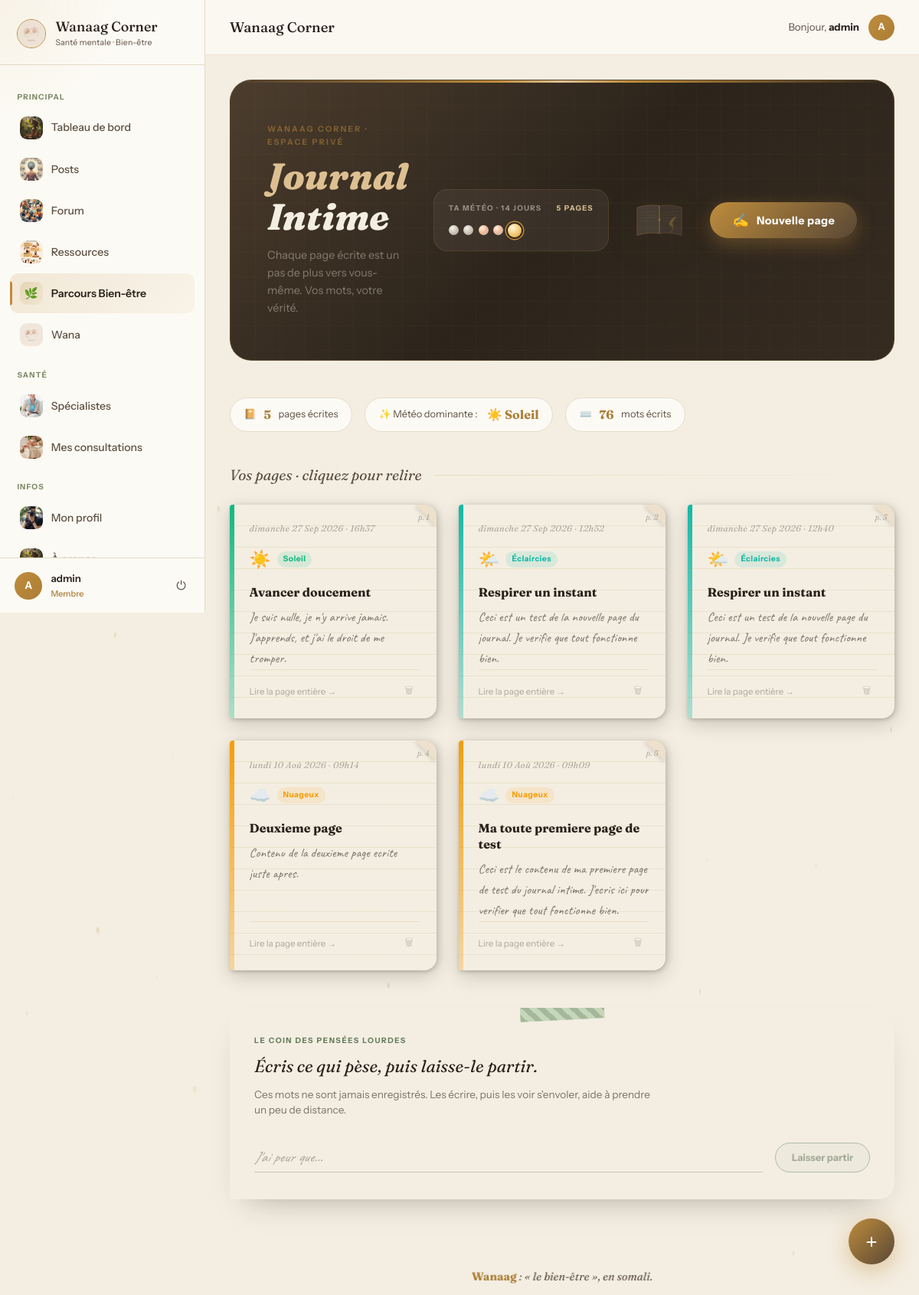
/parcours/journal/ (signed in), run on the app's committed database.
### application/models.py (models this page shows, shortened)
class CustomUser(AbstractUser):
    pseudonyme = models.CharField(max_length=50, unique=True)
    email = models.EmailField(unique=True)
    photo = models.ImageField(upload_to='profiles/', blank=True, null=True, verbose_name="Photo de profil")
    bio = models.TextField(blank=True, max_length=300, verbose_name="Bio")
    USERNAME_FIELD = 'email'
    REQUIRED_FIELDS = ['username', 'pseudonyme']
    class Meta:
        verbose_name = 'Utilisateur'
        verbose_name_plural = 'Utilisateurs'

class JournalEntry(models.Model):
    HUMEUR_CHOICES = [
        ('5', 'Soleil'),
        ('4', 'Éclaircies'),
        ('3', 'Nuageux'),
        ('2', 'Pluie'),
        ('1', 'Orage'),
    ]
    utilisateur = models.ForeignKey(settings.AUTH_USER_MODEL, on_delete=models.CASCADE, related_name='journal_entries')
    titre = models.CharField(max_length=200, blank=True)
    contenu = models.TextField()
    humeur = models.CharField(max_length=2, choices=HUMEUR_CHOICES, default='3')
    gratitude = models.TextField(blank=True, default='', help_text="Une ligne par élément de gratitude")
    date_creation = models.DateTimeField(auto_now_add=True)
    date_modification = models.DateTimeField(auto_now=True)
    class Meta:
        ordering = ['-date_creation']
        verbose_name = "Entrée de journal"
        verbose_name_plural = "Entrées de journal"

### application/views.py (the view, shortened to what this page needs)
# urls.py: path('parcours/journal/', views.parcours_journal, name='parcours_journal'),
@login_required
def parcours_journal(request):
    user = request.user
    entries = JournalEntry.objects.filter(utilisateur=user)
    mood_stats = {}
    for e in entries:
        mood_stats[e.humeur] = mood_stats.get(e.humeur, 0) + 1
    entries_data = [
        {
            'id': e.id,
            'titre': e.titre,
            'contenu': e.contenu,
            'humeur': e.humeur,
            'gratitude': e.gratitude,
            'date_iso': timezone.localtime(e.date_creation).isoformat(),
        }
        for e in entries
    ]
    return render(request, 'application/parcours_journal.html', {
        'entries': entries,
        'entries_data': entries_data,
        'mood_stats': mood_stats,
    })

### application/templates/application/parcours_journal.html (shortened to what this page needs)
{% extends 'application/base.html' %}
{% load static %}
{% block content %}
<div class="jnl-hero">
    <div class="jnl-hero-left">
        <div class="jnl-hero-eyebrow">Wanaag Corner · Espace privé</div>
        <h1 class="jnl-hero-title"><span>Journal</span><br>Intime</h1>
        <p class="jnl-hero-sub">Chaque page écrite est un pas de plus vers vous-même. Vos mots, votre vérité.</p>
    </div>
    <div class="jnl-weather-card">
        <div class="jnl-weather-head"><span>Ta météo · 14 jours</span><strong>{{ entries|length }} page{% if entries|length > 1 %}s{% endif %}</strong></div>
        <div class="jnl-weather-dots" id="weatherDots"></div>
    </div>
    <button class="jnl-write-btn" onclick="openWriter()">
        <span class="jnl-write-btn-icon">✍️</span> Nouvelle page
    </button>
</div>
<div class="jnl-stats-strip">
    <div class="jnl-stat-pill">📔 <strong>{{ entries|length }}</strong> page{% if entries|length > 1 %}s{% endif %} écrite{% if entries|length > 1 %}s{% endif %}</div>
    {% if mood_stats %}
    {% for humeur, count in mood_stats.items %}
    {% if forloop.first %}
    <div class="jnl-stat-pill">
        ✨ Météo dominante :&nbsp;
        <strong>{% if humeur == '5' %}☀️ Soleil{% elif humeur == '4' %}🌤️ Éclaircies{% elif humeur == '3' %}☁️ Nuageux{% elif humeur == '2' %}🌧️ Pluie{% else %}⛈️ Orage{% endif %}</strong>
    </div>
    {% endif %}
    {% endfor %}
    {% endif %}
    <div class="jnl-stat-pill">⌨️ <strong id="totalWords">—</strong> mots écrits</div>
</div>
{% if entries %}
<div class="jnl-pages-label">Vos pages · cliquez pour relire</div>
<div class="jnl-pages-grid">
    {% for entry in entries %}
    <div class="jnl-page-card jnl-page-m{{ entry.humeur }}" onclick="openReader({{ entry.id }})">
        <div class="jnl-page-fold"></div>
        <div class="jnl-page-num">p. {{ forloop.counter }}</div>
        <div class="jnl-page-inner">
            <div class="jnl-page-date">{{ entry.date_creation|date:"l d M Y · H\hi" }}</div>
            <div class="jnl-page-mood-row">
                <span class="jnl-page-mood-emoji">
                    {% if entry.humeur == '5' %}☀️{% elif entry.humeur == '4' %}🌤️{% elif entry.humeur == '3' %}☁️{% elif entry.humeur == '2' %}🌧️{% else %}⛈️{% endif %}
                </span>
                <span class="jnl-page-mood-label jnl-ml-{{ entry.humeur }}">{{ entry.get_humeur_display }}</span>
            </div>
            <div class="jnl-page-title">{{ entry.titre|default:"Sans titre" }}</div>
            <div class="jnl-page-text">{{ entry.contenu }}</div>
            <div class="jnl-page-footer">
                <span style="font-size:.72rem;color:var(--ink3);">Lire la page entière →</span>
                <button class="jnl-page-delete" onclick="event.stopPropagation(); deleteEntry({{ entry.id }}, this)" title="Supprimer cette page">🗑</button>
            </div>
        </div>
    </div>
    {% endfor %}
</div>
{% endif %}
<div class="jnl-release-card">
    <div class="jnl-release-tab"></div>
    <div class="jnl-release-eyebrow">Le coin des pensées lourdes</div>
    <div class="jnl-release-title">Écris ce qui pèse, puis laisse-le partir.</div>
    <div class="jnl-release-sub">Ces mots ne sont jamais enregistrés. Les écrire, puis les voir s'envoler, aide à prendre un peu de distance.</div>
    <div id="releaseIdle" class="jnl-release-row">
        <input type="text" id="releaseInput" class="jnl-release-input" placeholder="J'ai peur que…" oninput="onReleaseInput()">
        <button type="button" class="jnl-release-btn" id="releaseBtn" onclick="releaseWorry()" style="opacity:.45;">Laisser partir</button>
    </div>
</div>
<div class="jnl-footer-tag"><span>Wanaag</span> : « le bien-être », en somali.</div>
<button class="jnl-fab" onclick="openWriter()" title="Nouvelle page">+</button>
{% endblock %}

### application/templates/application/base.html (shortened to what this page needs)
{% load static %}
<!DOCTYPE html>
<html lang="fr">
<head>
</head>
<body>
{% if user.is_authenticated %}
<aside class="sidebar" id="sidebar">
    <div class="sidebar-header">
        <img src="{% static 'images/logo.jpg' %}" alt="Logo" class="sidebar-logo-img">
        <div>
            <div class="sidebar-brand-name">Wanaag Corner</div>
            <div class="sidebar-brand-sub">Santé mentale · Bien-être</div>
        </div>
    </div>
    <nav class="sidebar-nav">
        <div class="nav-label">Principal</div>
        <a href="{% url 'dashboard' %}" class="nav-item {% if request.resolver_match.url_name == 'dashboard' %}active{% endif %}">
            <span class="nav-icon"><img src="{% static 'images/espace-bien-etre.jpg' %}" alt=""></span> Tableau de bord
        </a>
        <a href="{% url 'posts_feed' %}" class="nav-item {% if request.resolver_match.url_name == 'posts_feed' %}active{% endif %}">
            <span class="nav-icon"><img src="{% static 'images/posts.jpg' %}" alt=""></span> Posts
        </a>
        <a href="{% url 'forum_home' %}" class="nav-item {% if 'forum' in request.resolver_match.url_name %}active{% endif %}">
            <span class="nav-icon"><img src="{% static 'images/forum.jpg' %}" alt=""></span> Forum
        </a>
        <a href="{% url 'ressources_home' %}" class="nav-item {% if 'ressource' in request.resolver_match.url_name %}active{% endif %}">
            <span class="nav-icon"><img src="{% static 'images/ressources.jpg' %}" alt=""></span> Ressources
        </a>
        <a href="{% url 'parcours_home' %}" class="nav-item {% if 'parcours' in request.resolver_match.url_name %}active{% endif %}">
            <span class="nav-icon" style="background:linear-gradient(135deg,rgba(190,140,60,.22),rgba(190,140,60,.06));border-radius:9px;display:flex;align-items:center;justify-content:center;font-size:.9rem;">🌿</span> Parcours Bien-être
        </a>
        <a href="{% url 'chatbot' %}" class="nav-item {% if request.resolver_match.url_name == 'chatbot' %}active{% endif %}" style="position:relative;">
            <span class="nav-icon"><img src="{% static 'images/logo.jpg' %}" alt=""></span>
            Wana
        </a>
        {% if not user.psychologue_profile %}
        <div class="nav-label">Santé</div>
        <a href="{% url 'psychologues_list' %}" class="nav-item {% if request.resolver_match.url_name == 'psychologues_list' or request.resolver_match.url_name == 'specialistes_categorie' %}active{% endif %}">
            <span class="nav-icon"><img src="{% static 'images/psychologue.jpg' %}" alt=""></span> Spécialistes
        </a>
        <a href="{% url 'mes_consultations' %}" class="nav-item {% if 'consultation' in request.resolver_match.url_name %}active{% endif %}">
            <span class="nav-icon"><img src="{% static 'images/consultation.jpg' %}" alt=""></span> Mes consultations
        </a>
        {% endif %}
        <div class="nav-label">Infos</div>
        <a href="{% url 'profile' %}" class="nav-item {% if request.resolver_match.url_name == 'profile' %}active{% endif %}">
            <span class="nav-icon">
                {% if user.photo %}<img src="{{ user.photo.url }}" alt="" style="width:100%;height:100%;object-fit:cover;border-radius:9px;">
                {% else %}<img src="{% static 'images/photo-de-profil.jpg' %}" alt="">{% endif %}
            </span> Mon profil
        </a>
        <a href="{% url 'about' %}" class="nav-item {% if request.resolver_match.url_name == 'about' %}active{% endif %}">
            <span class="nav-icon"><img src="{% static 'images/espace-bien-etre.jpg' %}" alt=""></span> À propos
        </a>
    </nav>
    <div class="sidebar-user">
        <div class="avatar-sidebar">{{ user.pseudonyme|first|upper }}</div>
        <div class="sidebar-user-info">
            <div class="sidebar-user-name">{{ user.pseudonyme }}</div>
            <div class="sidebar-user-role">{% if user.psychologue_profile %}{{ user.psychologue_profile.icone_specialite }} {{ user.psychologue_profile.get_type_specialiste_display }}{% else %}Membre{% endif %}</div>
        </div>
        <form method="post" action="{% url 'logout' %}" style="margin:0;">
            <button type="submit" class="logout-btn" title="Déconnexion">⏻</button>
        </form>
    </div>
</aside>
<div class="app-main">
    <header class="app-topbar">
        <div class="topbar-left">
            <span class="topbar-title">{% block page_title %}Wanaag Corner{% endblock %}</span>
        </div>
        <div class="topbar-right">
            <span class="topbar-greeting">Bonjour, <strong>{{ user.pseudonyme }}</strong></span>
            <div class="avatar-topbar">{{ user.pseudonyme|first|upper }}</div>
        </div>
    </header>
    <div class="app-content">
{% endif %}
{% block content %}{% endblock %}
{% if user.is_authenticated %}
    </div>
</div>
{% endif %}
{% url 'chatbot' as wgtChatbotUrl %}
{% url 'group_chat' group.id as wgtGroupChatUrl %}
</body>
</html>

### data on the page
CustomUser: pseudonyme|first "A", pseudonyme "admin"
JournalEntry: date_creation "dimanche 27 Sep 2026 · 16h37", humeur "Soleil", titre "Avancer doucement", contenu "Je suis nulle, je n'y arrive jamais. J'apprends, et j'ai le droit de me tromper."
JournalEntry: date_creation "dimanche 27 Sep 2026 · 12h52", humeur "Éclaircies", titre "Respirer un instant", contenu "Ceci est un test de la nouvelle page du journal. Je verifie que tout fonctionne bien."
JournalEntry: date_creation "dimanche 27 Sep 2026 · 12h40", humeur "Éclaircies", titre "Respirer un instant", contenu "Ceci est un test de la nouvelle page du journal. Je verifie que tout fonctionne bien."
JournalEntry: date_creation "lundi 10 Aoû 2026 · 09h14", humeur "Nuageux", titre "Deuxieme page", contenu "Contenu de la deuxieme page ecrite juste apres."
JournalEntry: date_creation "lundi 10 Aoû 2026 · 09h09", humeur "Nuageux", titre "Ma toute premiere page de test", contenu "Ceci est le contenu de ma premiere page de test du journal intime. J'ecris ici pour verifier que tout fonctionne bien."

### other printed values
{{ entries|length }} "5"
